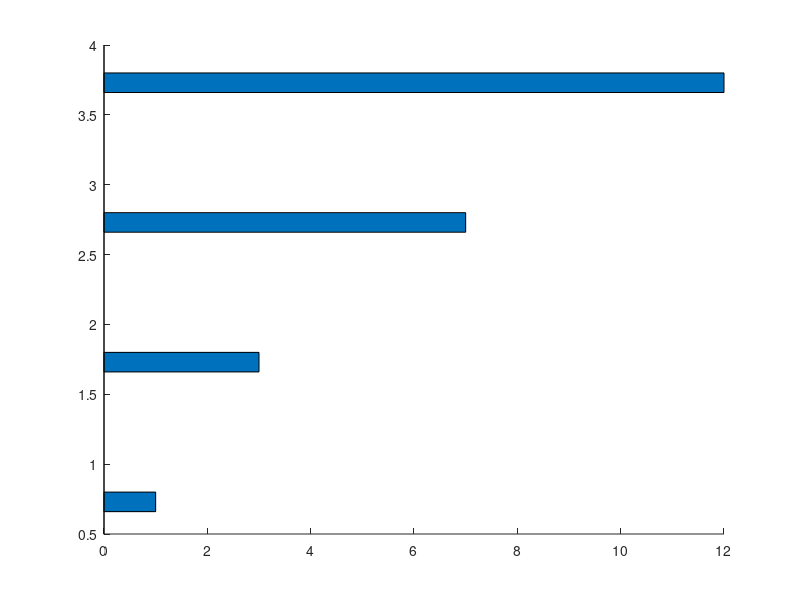

MATLAB code for this plot: (Note: this script raises an error after producing the figure.)
% try
% a = TrialFrame
% s = Stimulus
% s.parentTrialFrame = a;
% catch
%     disp('ERROR');
% clear('all')
% 
% [windowPtr,rect]=Screen('OpenOffscreenWindow',1);
% %[windowPtr,rect]=Screen('OpenOffscreenWindow',2 [,color] [,rect] [,pixelSize] [,specialFlags] [,multiSample]);
% end
% 
data_with_init_time = [ 
       1, 10, 5, 3 ;
       3, 10, 3, 9 ;
       7, 10, 4, 8 ;
       12,10, 2, 2 ];

h = barh(data_with_init_time, 'stack');
set(h(1), 'facecolor', 'none', 'EdgeColor', 'none'); % disable the color of the first column (init time)
set(gca, 'YTickLabel', {'proc 1', 'proc 2', 'proc 3', 'proc 4'} ); % change the y axis tick to your name of the process
axis ij; % Put the first row at top
% function tester
%     clc
%     DlgH = figure();
%     TreePosition = [5 5 300 300];
% 
%     % <1x1 com.mathworks.hg.peer.UITreePeer>
%     M_treeH = com.mathworks.hg.peer.UITreePeer;
%     M_treeH.setRoot([]);  %[JS] Remove default JTree->colors/sports/food
% 
%     %<1x1 javahandle_withcallbacks.com.mathworks.hg.peer.UITreePeer>
%     TreeH = javacomponent(M_treeH, TreePosition, DlgH);
%     set(TreeH, ...
%         'Visible',                  1, ...  %[JS] 0 or 1
%         'MultipleSelectionEnabled', 0, ...
%         'NodeWillExpandCallback',   {@nodeWillExpandFcn, DlgH}, ...
%         'NodeExpandedCallback',     {@nodeExpandedFcn,   DlgH}, ...
%         'NodeSelectedCallback',     {@nodeSelectedFcn,   DlgH});
% 
%     %set some nodes and add them to the root node
%     myRoot = uitreenode('v0', 0, 'Cars', '1', false);
%     Node10 = uitreenode('v0', 10, 'Audi', [], true);
%     Node20 = uitreenode('v0', 20, 'Ferrari', [], false);
%     Node30 = uitreenode('v0', 30, 'Mercedes', [], false);
%     myRoot.add(Node10);
%     myRoot.add(Node20);
%     myRoot.add(Node30);
% 
%     
%     %set the tree and expand myRoot node
%     TreeH.setRoot(myRoot);
%     TreeH.expand(myRoot);
%         newnode = uitreenode('v0',11,'a1',[],false);
% 
%     Node30.add(newnode);
% end
% 
% function nodeWillExpandFcn(TreeH, EventData, DlgH)
% 
%     EventNodeH = EventData.getCurrentNode;
%     if TreeH.isLoaded(EventNodeH)
%         NodeUD = get(EventNodeH, 'UserData');
%     end
% 
%     % Simulates a dynamic number (between 1 and 5) of ferrari owners.
%     % Each owner has a random name of 10 letters.
%     % Data from owners could be retreived from database in this callback.
%     % For small number of childnodes a simple way of updating info is to
%     % remove all children and add them all again. Maybe not efficient but
%     % it works.
%     if EventData.getCurrentNode.getValue == 20
%         EventNodeH.removeAllChildren;
%         nNodes = 1 + round(4*rand);
%         for i=1:nNodes
%             Value = 20 + i;
%             Name = char(round(97 + 25*rand(1,10))); %random name
%             NodeTmp = uitreenode('v0', Value, Name, [], true);
%             EventNodeH.add(NodeTmp);
%         end
%     end
%     TreeH.reloadNode(EventNodeH); %was the way I found to draw changes
% end
% 
% function nodeSelectedFcn(TreeH, EventData, DlgH)
%     disp('wow');
%     EventNodeH = EventData.getCurrentNode;
% %     if TreeH.isLoaded(EventNodeH)
%     NodeUD = get(EventNodeH, 'Name')
%     disp(NodeUD);
% %     end
% end
% 
% function nodeExpandedFcn(TreeH, EventData, DlgH)
% 
% end